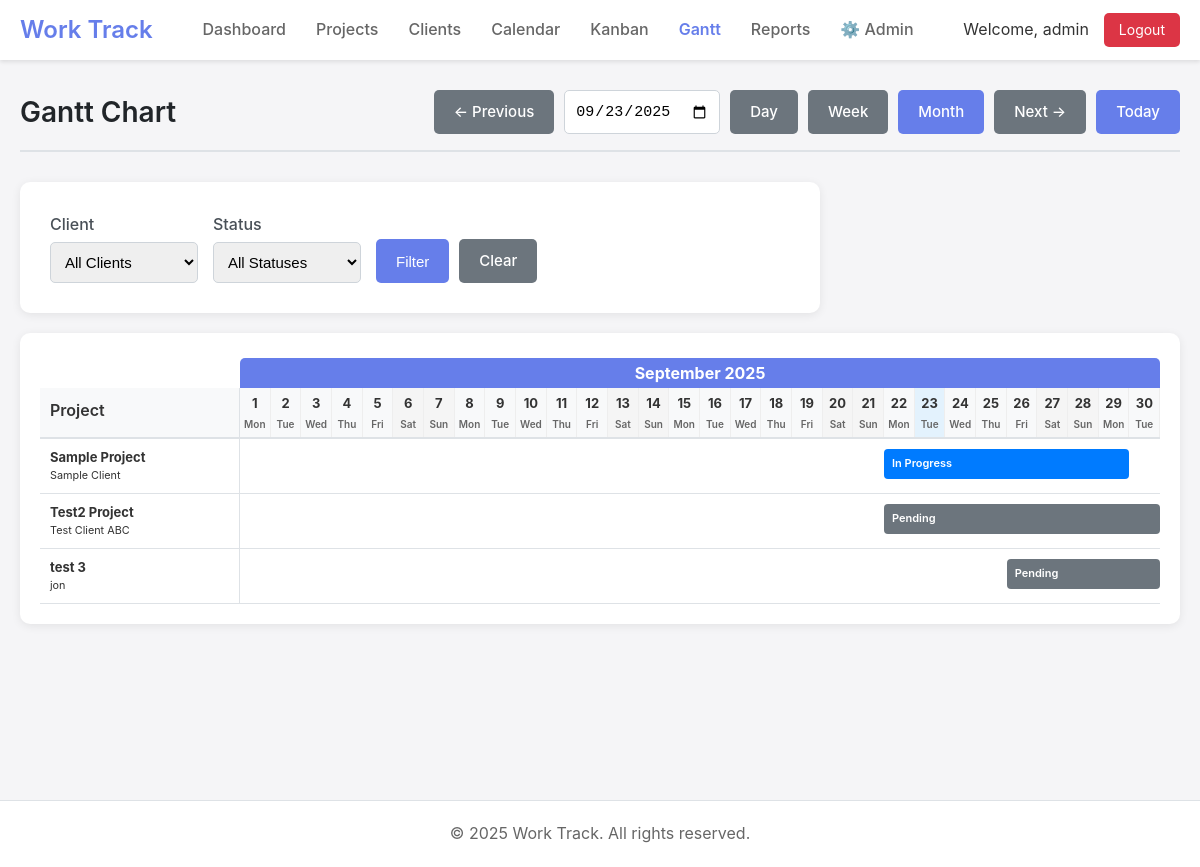
/gantt.php (signed in), run on an earlier commit of the app's database.
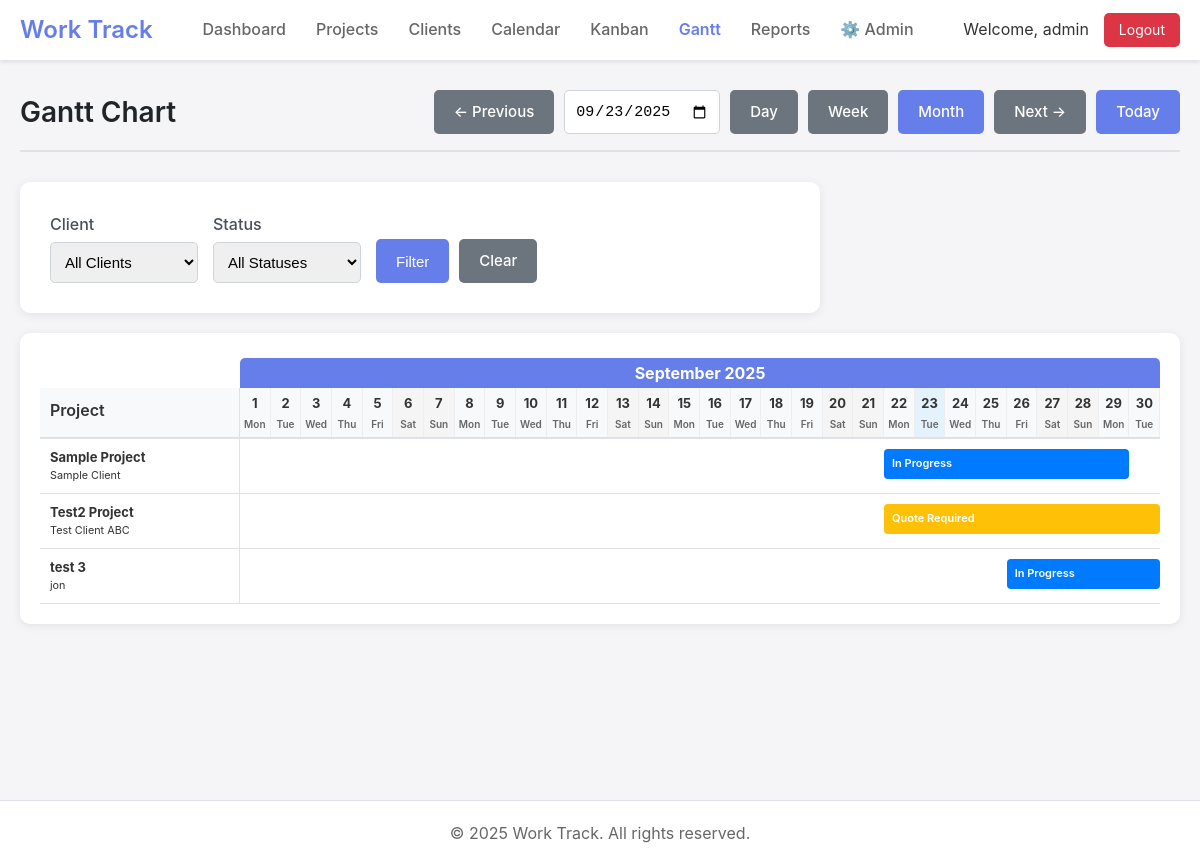
And on a later commit of the database.
### tables this page shows
CREATE TABLE projects (
    id INTEGER PRIMARY KEY AUTOINCREMENT,
    title TEXT NOT NULL,
    details TEXT,
    client_id INTEGER REFERENCES clients(id),
    start_date DATE,
    completion_date DATE,
    status_id INTEGER REFERENCES project_statuses(id),
    created_date DATETIME DEFAULT CURRENT_TIMESTAMP,
    fabric TEXT,
    created_by INTEGER REFERENCES users(id),
    updated_by INTEGER REFERENCES users(id),
    updated_at DATETIME DEFAULT CURRENT_TIMESTAMP,
    template_id INTEGER REFERENCES project_templates(id)
);

CREATE TABLE project_statuses (
    id INTEGER PRIMARY KEY AUTOINCREMENT,
    name TEXT NOT NULL,
    color TEXT DEFAULT '#007bff',
    sort_order INTEGER DEFAULT 0,
    is_active BOOLEAN DEFAULT 1
);

CREATE TABLE clients (
    id INTEGER PRIMARY KEY AUTOINCREMENT,
    name TEXT NOT NULL,
    address TEXT,
    phone TEXT,
    email TEXT,
    remarks TEXT,
    created_at DATETIME DEFAULT CURRENT_TIMESTAMP,
    updated_at DATETIME DEFAULT CURRENT_TIMESTAMP,
    created_by INTEGER REFERENCES users(id),
    updated_by INTEGER REFERENCES users(id)
);

### includes/db.php (called while the page is built, shortened)
<?php
class Database {
    private static $instance = null;
    private $conn;
    private function __construct() {
        try {
            $this->conn = new PDO('sqlite:' . DB_PATH);
            $this->conn->setAttribute(PDO::ATTR_ERRMODE, PDO::ERRMODE_EXCEPTION);
            $this->conn->setAttribute(PDO::ATTR_DEFAULT_FETCH_MODE, PDO::FETCH_ASSOC);
            $this->conn->exec('PRAGMA foreign_keys = ON');
        } catch (PDOException $e) {
            die("Connection failed: " . $e->getMessage());
        }
    }
    public static function getInstance() {
        if (!self::$instance) {
            self::$instance = new Database();
        }
        return self::$instance;
    }
    public function query($sql, $params = []) {
        try {
            $stmt = $this->conn->prepare($sql);
            $stmt->execute($params);
            return $stmt;
        } catch (PDOException $e) {
            if (DEBUG_MODE) {
                throw $e;
            }
            error_log($e->getMessage());
            return false;
        }
    }
    public function fetchAll($sql, $params = []) {
        $stmt = $this->query($sql, $params);
        return $stmt ? $stmt->fetchAll() : [];
    }
}
?>

### includes/models/Project.php (called while the page is built, shortened)
<?php
require_once dirname(__DIR__) . '/db.php';
class Project {
    private $db;
    public function __construct() {
        $this->db = Database::getInstance();
    }
    public function getCalendarData($startDate, $endDate) {
        return $this->db->fetchAll("
            SELECT p.id, p.title, p.start_date, p.completion_date,
                   c.name as client_name,
                   ps.name as status_name, ps.color as status_color
            FROM projects p
            LEFT JOIN clients c ON p.client_id = c.id
            LEFT JOIN project_statuses ps ON p.status_id = ps.id
            WHERE (p.start_date BETWEEN :start_date AND :end_date)
               OR (p.completion_date BETWEEN :start_date AND :end_date)
               OR (p.start_date <= :start_date AND p.completion_date >= :end_date)
            ORDER BY p.start_date ASC
        ", [
            'start_date' => $startDate,
            'end_date' => $endDate
        ]);
    }
}

### gantt.php (the view, shortened to what the changed rows need)
<?php
require_once 'includes/header.php';
require_once 'includes/models/Project.php';
$projectModel = new Project();
$viewMode = $_GET['view'] ?? 'month';
$selectedDate = $_GET['date'] ?? date('Y-m-d');
switch ($viewMode) {
    default:
        $startDate = date('Y-m-01', strtotime($selectedDate));
        $endDate = date('Y-m-t', strtotime($selectedDate));
        break;
}
$projects = $projectModel->getCalendarData($startDate, $endDate);
$startTime = strtotime($startDate);
$endTime = strtotime($endDate);
$totalDays = ($endTime - $startTime) / 86400 + 1;
?>
<div class="page-header">
    <h1 class="page-title">Gantt Chart</h1>
</div>
<div class="gantt-container">
    <div class="gantt-chart">
        <?php foreach ($projects as $project):
            $projStart = strtotime($project['start_date']);
            $projEnd = $project['completion_date'] ? strtotime($project['completion_date']) : $projStart;
            if ($projStart < $startTime) {
                $barStart = 0;
                $actualStart = $startTime;
            } else {
                $barStart = ($projStart - $startTime) / 86400;
                $actualStart = $projStart;
            }
            if ($projEnd > $endTime) {
                $actualEnd = $endTime;
            } else {
                $actualEnd = $projEnd;
            }
            $barDuration = ($actualEnd - $actualStart) / 86400 + 1;
            $barWidth = ($barDuration / $totalDays) * 100;
            $barLeft = ($barStart / $totalDays) * 100;
        ?>
            <div class="gantt-row">
                <div class="gantt-row-header">
                    <div class="project-info">
                        <strong><?php echo htmlspecialchars(substr($project['title'], 0, 30)); ?></strong>
                        <br>
                        <small><?php echo htmlspecialchars($project['client_name'] ?? 'No client'); ?></small>
                    </div>
                </div>
                <div class="gantt-timeline">
                    <div class="gantt-bar"
                         style="left: <?php echo $barLeft; ?>%; width: <?php echo $barWidth; ?>%; background: <?php echo $project['status_color']; ?>;"
                         title="<?php echo htmlspecialchars($project['title']); ?> (<?php echo date('M j', $projStart); ?> - <?php echo date('M j', $projEnd); ?>)">
                        <span class="bar-label">
                            <?php echo htmlspecialchars($project['status_name']); ?>
                        </span>
                    </div>
                </div>
            </div>
        <?php endforeach; ?>
    </div>
</div>
<?php require_once 'includes/footer.php'; ?>

What changed in the data, as far as the page shows it:
changed projects "Test2 Project": status_id 2 → 1 (drawn); status.name "Pending" → "Quote Required"
changed projects "test 3": status_id 2 → 3 (drawn); status.name "Pending" → "In Progress"
